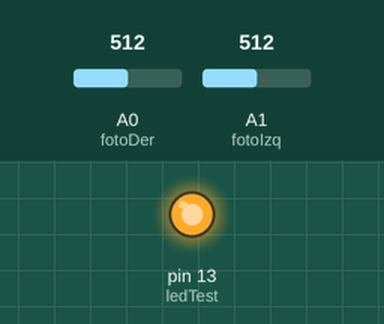
The sketch below on a simulated Arduino Uno, built with avr-gcc and run on an emulated ATmega328P. Parts: output pins drawn as LEDs (lit = HIGH). The test bench sets the inputs (shaded band); at power-on: A0 (fotoDer) = 512, A1 (fotoIzq) = 512. What the sketch prints to the serial monitor is not drawn.

Above: at 0.1 s.
At 3.6 s:
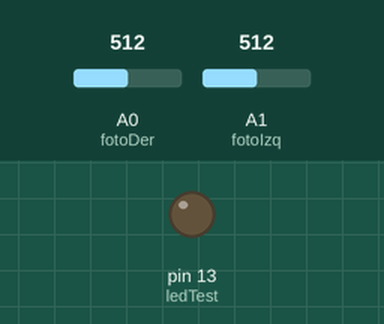
Timing chart, 0 to 5.1 s (numbered marks = the images above):
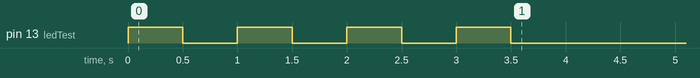

The sketch:

Fotorresistencia.ino
```cpp
//definir las constantes de salida

const int ledTest = 13;

//const de entrada

const int fotoIzq = A1;
const int fotoDer = A0;


//datos de resistividad

int valDer = 0;
int valIzq = 0;

void setup()
{
  Serial.begin(9600);

  //iniciar las entradas y salidas

  pinMode(ledTest, OUTPUT);

  digitalWrite(ledTest, LOW);

  //saludo inicial
  for(int l=0; l<=3; l++)
  {
    digitalWrite(ledTest, HIGH);
    delay(500);
    digitalWrite(ledTest, LOW);
    delay(500);
  }
}

void loop()
{
  //leyendo la tension izquierda y derecha
  valIzq = analogRead(fotoIzq);
  delay(100);

  valDer = analogRead(fotoDer);
  delay(100);

  //Enviar al puerto serie

  Serial.println("Izquierda/Derecha");
  Serial.print(valIzq);
  Serial.print("/");
  Serial.println(valDer);

  delay(500);
}
```
